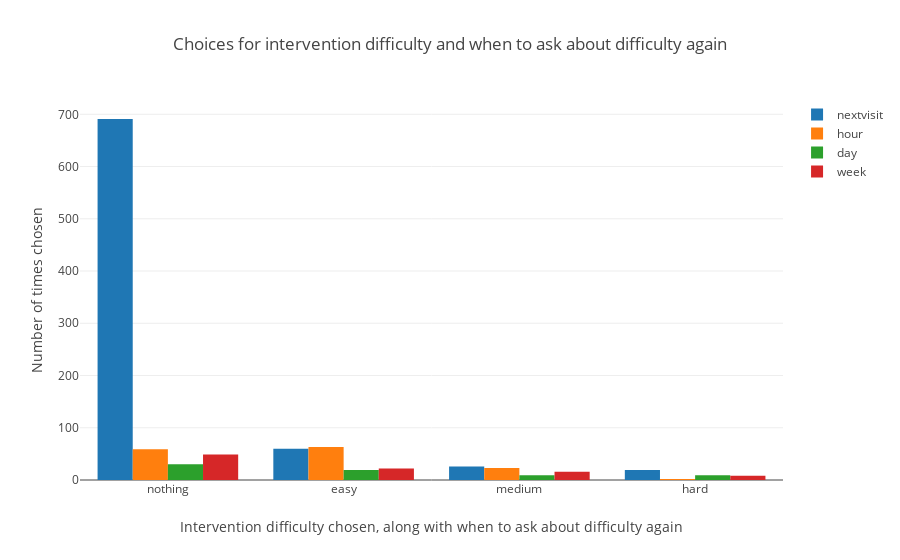

Write notebook code for a chart like this one.
### Code cell
# noexport

plot_survey_choice_to_difficulty_choice_counts()

### Figure 1 — Plotly figure (JSON) as saved in the notebook; plotly's stock layout.template omitted (floating-point values rounded to 4 significant figures)
{"data": [{"name": "nextvisit", "type": "bar", "uid": "56623948-c866-4bd9-b1b7-b1d60fe9209d", "x": ["nothing", "easy", "medium", "hard"], "y": [691, 60, 26, 19]}, {"name": "hour", "type": "bar", "uid": "8fec59cf-28c1-4f0c-b753-d3a934fd5edc", "x": ["easy", "nothing", "medium", "hard"], "y": [63, 59, 23, 2]}, {"name": "day", "type": "bar", "uid": "008bad56-acff-43d2-a766-095e65a1e9ec", "x": ["nothing", "easy", "medium", "hard"], "y": [30, 19, 9, 9]}, {"name": "week", "type": "bar", "uid": "be08b344-0a67-4299-bd0f-cf0bad081e44", "x": ["nothing", "easy", "medium", "hard"], "y": [49, 22, 16, 8]}], "layout": {"title": {"text": "Choices for intervention difficulty and when to ask about difficulty again"}, "xaxis": {"title": {"text": "Intervention difficulty chosen, along with when to ask about difficulty again"}}, "yaxis": {"title": {"text": "Number of times chosen"}}}}
